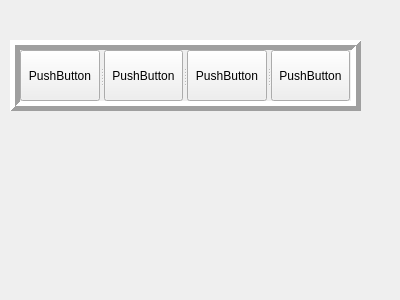
<?xml version="1.0" encoding="UTF-8"?>
<ui version="4.0">
 <class>Widget</class>
 <widget class="QWidget" name="Widget">
  <property name="geometry">
   <rect>
    <x>0</x>
    <y>0</y>
    <width>400</width>
    <height>300</height>
   </rect>
  </property>
  <property name="windowTitle">
   <string>Widget</string>
  </property>
  <widget class="QSplitter" name="splitter">
   <property name="geometry">
    <rect>
     <x>10</x>
     <y>40</y>
     <width>351</width>
     <height>71</height>
    </rect>
   </property>
   <property name="frameShape">
    <enum>QFrame::Box</enum>
   </property>
   <property name="frameShadow">
    <enum>QFrame::Raised</enum>
   </property>
   <property name="lineWidth">
    <number>5</number>
   </property>
   <property name="orientation">
    <enum>Qt::Horizontal</enum>
   </property>
   <widget class="QPushButton" name="pushButton">
    <property name="text">
     <string>PushButton</string>
    </property>
   </widget>
   <widget class="QPushButton" name="pushButton_2">
    <property name="text">
     <string>PushButton</string>
    </property>
   </widget>
   <widget class="QPushButton" name="pushButton_3">
    <property name="text">
     <string>PushButton</string>
    </property>
   </widget>
   <widget class="QPushButton" name="pushButton_4">
    <property name="text">
     <string>PushButton</string>
    </property>
   </widget>
  </widget>
 </widget>
 <layoutdefault spacing="6" margin="11"/>
 <resources/>
 <connections/>
</ui>
